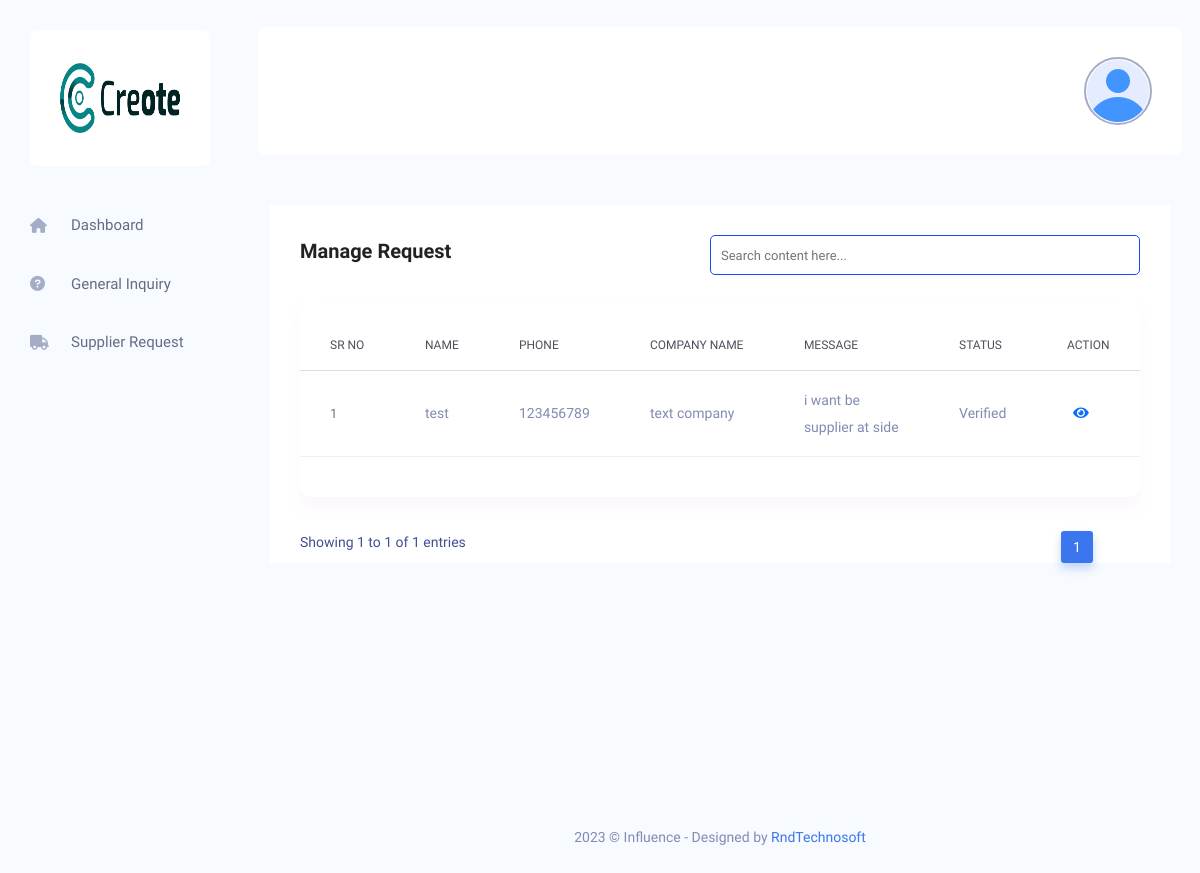
The page /admin/manage-supplier-request.php (signed in) on the database its author committed.
### tables this page shows
CREATE TABLE `tbl_footer_setting` (
  `id` int(11) UNSIGNED NOT NULL,
  `name` varchar(190) NOT NULL,
  `logo` varchar(190) NOT NULL,
  `alt_tag` varchar(191) NOT NULL,
  `background_image` text NOT NULL,
  `alt_tag1` varchar(191) NOT NULL,
  `about_us_des` varchar(250) NOT NULL,
  `facebook_link` varchar(191) NOT NULL,
  `twitter_link` varchar(191) NOT NULL,
  `instagram_link` varchar(191) NOT NULL,
  `youtube_link` varchar(191) NOT NULL,
  `create_at` timestamp NOT NULL DEFAULT current_timestamp(),
  `update_at` timestamp NULL DEFAULT NULL ON UPDATE current_timestamp()
);

CREATE TABLE `tbl_supplier_request` (
  `id` int(11) NOT NULL,
  `name` varchar(191) NOT NULL,
  `phone_no` int(11) NOT NULL,
  `whatsapp_no` int(15) NOT NULL DEFAULT 0,
  `email` text NOT NULL,
  `company_name` text NOT NULL,
  `supplier_message` text NOT NULL,
  `gst_no` text NOT NULL,
  `company_address` varchar(290) NOT NULL,
  `status_id` text NOT NULL DEFAULT '1',
  `send_date` timestamp NOT NULL DEFAULT current_timestamp()
);

CREATE TABLE `tbl_supplier_request_status` (
  `id` int(11) NOT NULL,
  `name` varchar(191) NOT NULL
);

### admin/manage-supplier-request.php (the view, shortened to what this page needs)
<?php
include 'includes/header.php';
?>
<?php
include 'includes/side-bar.php';
?>
<?php include 'includes/top-bar.php';
?>
<div class="main_content_iner ">
    <div class="container-fluid plr_30 body_white_bg pt_30">
        <div class="row justify-content-center">
            <div class="col-12">
                <div class="QA_section">
                    <div class="white_box_tittle list_header">
                        <h4>Manage Request</h4>
                        <div class="box_right d-flex lms_block">
                            <div class="serach_field_2">
                                <div class="search_inner">
                                    <div class="search_field">
                                        <input type="text" placeholder="Search content here..."
                                            class="search-table-data">
                                    </div>
                                </div>
                            </div>
                        </div>
                    </div>
                    <div class="QA_table ">
                        <table class="table lms_table_active">
                            <thead>
                                <tr>
                                    <th scope="col">Sr No</th>
                                    <th scope="col">Name</th>
                                    <th scope="col">Phone</th>
                                    <th scope="col">Company Name</th>
                                    <th scope="col">Message</th>
                                    <th scope="col">Status</th>
                                    <th scope="col">Action</th>
                                </tr>
                            </thead>
                            <tbody>
                                <?php
                                $sql = 'SELECT tbl_supplier_request.* ,tbl_supplier_request.id  AS req_id ,
                                tbl_supplier_request_status.name AS status_name
                                from tbl_supplier_request JOIN tbl_supplier_request_status ON tbl_supplier_request.status_id = tbl_supplier_request_status.id ';
                                $result = mysqli_query($conn, $sql);
                                if (mysqli_num_rows($result) > 0) {
                                    $cno = 1;
                                    while ($row = mysqli_fetch_assoc($result)) {
                                ?>
                                <tr>
                                    <th scope="row"> <a href="#" class="question_content"><?php echo $cno ?></a></th>
                                    <td><?php echo $row['name']; ?></td>
                                    <td><?php echo  $row['phone_no']; ?></td>
                                    <td><?php echo $row['company_name']; ?></td>
                                    <td><?php echo $row['supplier_message'];?></td>
                                    <td><?php echo $row['status_name'] ?></td>
                                    <td>
                                        <?php
                                         if($row['status_id'] !=4 ){
                                        ?>
                                        <form class="d-inline" action="update-supplier-request.php">
                                            <input type="hidden" value="<?php echo $row['req_id'] ?>" name="req_id" />
                                            <button type="submit" name="" id="" class="fas fa-edit  border border-0 bg-white">
                                        </form>
                                      &nbsp&nbsp
                                          <form class="d-inline" method="post">
                                            <input type="hidden" value="<?php echo $row['req_id'] ?>" name="req_id" />
                                            <button type="submit" name="delinq" id=""  class="fas fa-trash-alt text-danger border border-0 bg-white"
                                                onclick=" return confirm('Are you sure you want to delete this data?')">
                                          </form>
                                     <?php }else{ ?>
                                           <button type="button" name="view-supplier" class="fa fa-eye text-primary border border-0 bg-white"
                                                            data-bs-toggle="modal" data-bs-target="#detailModal"
                                                            onclick="ChangeStarus('<?php echo $row['company_name']; ?>',
                                                                                  '<?php echo $row['email']; ?>',
                                                                                  '<?php echo $row['phone_no']; ?>',
                                                                                  '<?php echo $row['whatsapp_no']; ?>',
                                                                                  '<?php echo $row['gst_no']; ?>',
                                                                                  '<?php echo $row['status_id']; ?>',
                                                                                  '<?php echo $row['company_address']; ?>',
                                                                                  );">
                                                    </button>
                                    <?php } ?>
                                    </td>
                                </tr>
                                <?php
                                        $cno++;
                                    }
                                } ?>
                            </tbody>
                        </table>
                    </div>
                </div>
            </div>
        </div>
    </div>
</div>
<?php
include 'includes/footer.php';
?>

### admin/includes/side-bar.php (shortened to what this page needs)
<?php
$select = "SELECT * FROM tbl_footer_setting WHERE id = 1";
$footerl = mysqli_query($conn, $select);
$sidebarlogo = mysqli_fetch_assoc($footerl);
?>
<nav class="sidebar">
    <div class="logo d-flex justify-content-between">
        <a href="home.php"><img src="./images/footer/<?php echo $sidebarlogo['logo']; ?>" height="70" width="70" alt="<?php echo $sidebarlogo['alt_tag']; ?>"></a>
    </div>
    <ul id="sidebar_menu">
        <li class="">
            <a class="" href="home.php" aria-expanded="false">
               <i class="fa-solid fa-house"></i>
                <span>Dashboard</span>
            </a>
        </li>
         <li class="">
            <a class="" href="manage-general-inquiry.php" aria-expanded="false">
                <i class="fa-solid fa-circle-question"></i>
                <span>General Inquiry</span>
            </a>
        </li>
         <li class="">
            <a class="" href="manage-supplier-request.php" aria-expanded="false">
                <i class="fas fa-truck"></i>
                <span>Supplier Request</span>
            </a>
        </li>
    </ul>
</nav>

### admin/assets/css/custome.css (style rules this page uses)
.serach_field_2 .search_inner input { color: #000; font-size: 13px; height: 40px; width: 100%; border-radius: 5px; padding-left: 10px !important; border: 1px solid #144bf6; padding-right: 15px; }

### rows shown on the page
tbl_footer_setting: logo (placeholder picture)
tbl_supplier_request: name "test", phone_no "123456789", company_name "text company", supplier_message "i want be supplier at side", tbl_supplier_request_status.name "Verified"
